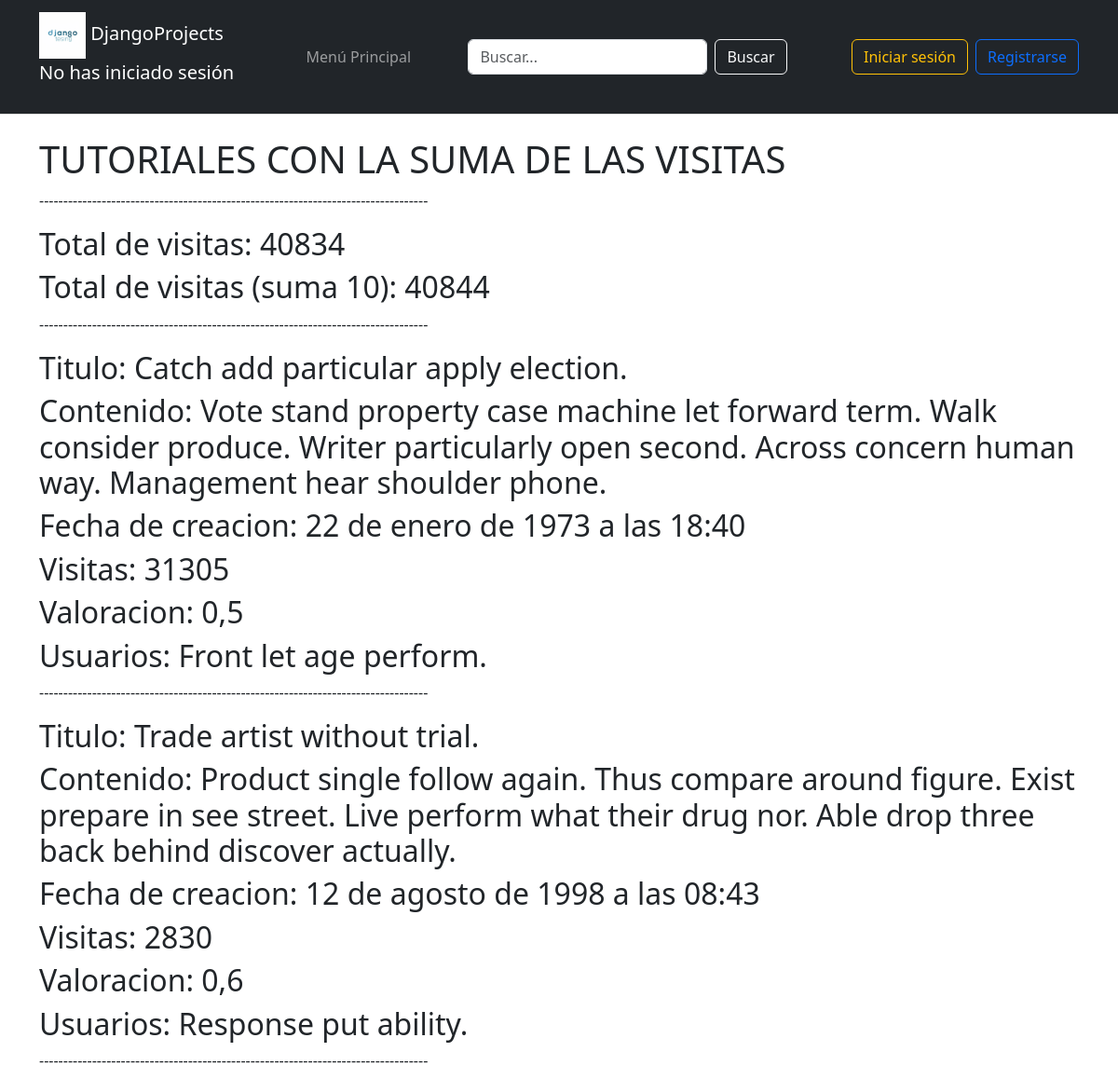
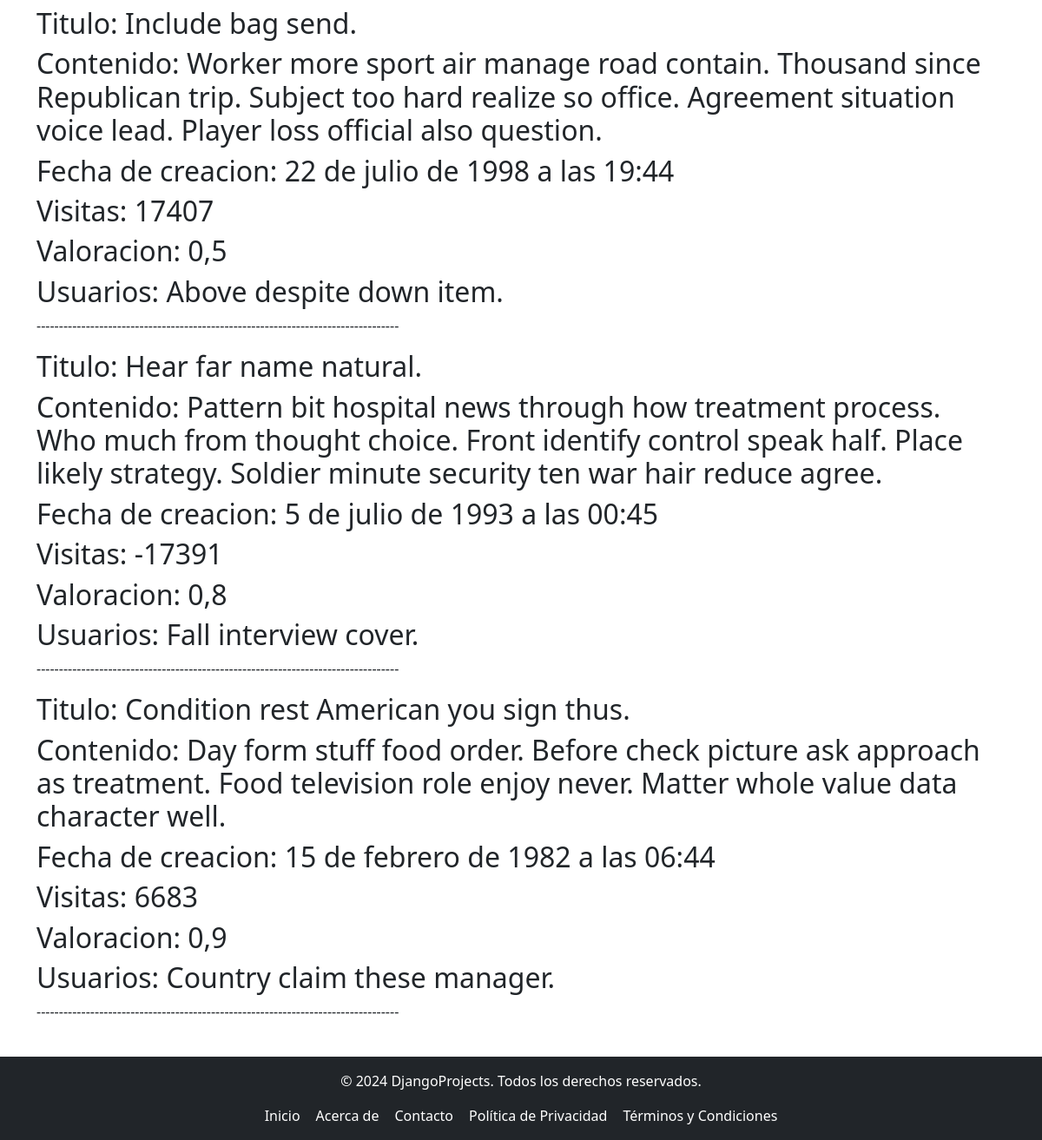
The page /Tutorial/Total_visitas on the database as committed earlier (2 pictures, top to bottom).
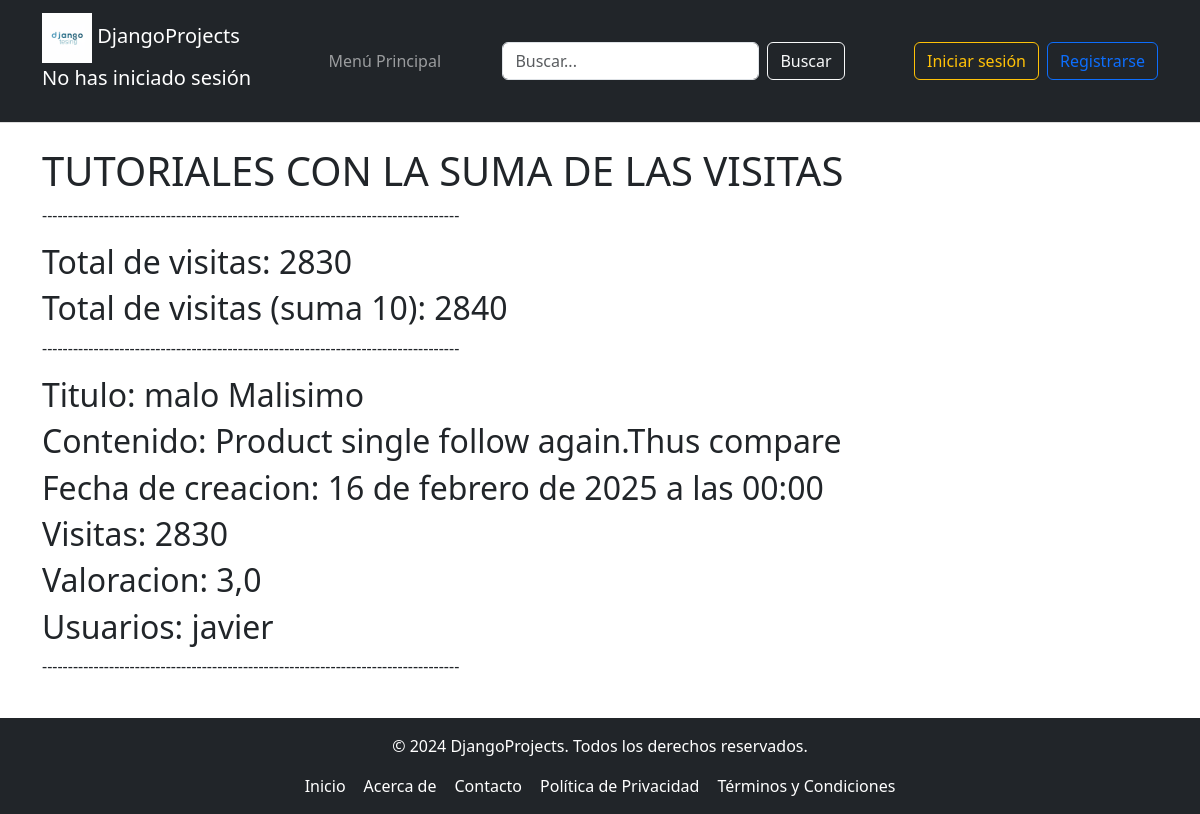
The same page on the database as committed later.
### tutorial/models.py (models this page shows, shortened)
class Tutorial(models.Model):
    titulo = models.CharField(max_length=50)
    contenido = models.TextField()
    fecha_Creacion = models.DateTimeField()
    visitas = models.IntegerField()
    valoracion = models.DecimalField(max_digits=3, decimal_places=1)
    usuario = models.ForeignKey(Usuario, on_delete=models.CASCADE, related_name="usuario_del_tutorial")

class Usuario(AbstractBaseUser, PermissionsMixin):
    ADMINISTRADOR = 1
    PROFESOR = 2
    ESTUDIANTE = 3
    ROLES = (
        (ADMINISTRADOR, 'administrador'),
        (PROFESOR, 'profesor'),
        (ESTUDIANTE, 'estudiante'),
    )
    email = models.EmailField(unique=True)
    nombre = models.CharField(max_length=30)
    fecha_Registro = models.DateField(null=True, blank=True)
    puntuacion = models.DecimalField(max_digits=3, decimal_places=1, default=0.0)
    es_activo = models.BooleanField(default=True)
    is_staff = models.BooleanField(default=False)  # Aquí está el campo
    is_superuser = models.BooleanField(default=False)  # Aquí está el campo
    rol = models.PositiveSmallIntegerField(choices=ROLES, default=ADMINISTRADOR)
    imagen = models.ImageField(upload_to='imagenes/', null=True, blank=True)
    USERNAME_FIELD = 'email'  # Campo único para autenticación
    REQUIRED_FIELDS = ['nombre']  # Campos obligatorios para createsuperuser
    objects = UsuarioManager()  # Asegúrate de que el manager esté asignado correctamente

### tutorial/views.py (the view)
# urls.py: path('Tutorial/Total_visitas', views.total_visitas, name = 'total_visitas'),
def total_visitas (request):
    tutorial = Tutorial.objects.select_related("usuario").prefetch_related(
        Prefetch('categoria_del_tutorial'),
        Prefetch('Etiquetas_del_tutorial'),
        Prefetch('Tutoriales_cursos')
    )
    total_visitas = tutorial.aggregate(total_visitas=Sum('visitas'))
    return render(request, 'Tutorial/total_visitas.html', {"tutoriales_mostrar": tutorial, "total_visitas": total_visitas['total_visitas']})

### tutorial/templates/Tutorial/total_visitas.html
{% extends "Padre.html" %}
{% block cabecera %}
<h1>TUTORIALES CON LA SUMA DE LAS VISITAS</h1>
<p>---------------------------------------------------------------------------------</p>
<h2>Total de visitas: {{ total_visitas }}</h2>
{% if total_visitas != 0 %}
{% if total_visitas >= 100 %}
    <h2>Total de visitas (suma 10): {{ total_visitas|add:10 }}</h2>
{% elif total_visitas <= 99 and total_visitas > 50 %}
    <h2>Total de visitas (resta 5): {{ total_visitas|add:"-5" }}</h2>
{% elif total_visitas < 9 %}
    <h2>Total de visitas (es menor que 9): {{ total_visitas }}</h2>
{% elif total_visitas|divisibleby:2 %}
    <h2>Total de visitas (es par): {{ total_visitas }}</h2>
{% else %}
    <h2>Total de visitas (no es divisible por 2 ni menor que 9): {{ total_visitas }}</h2>
{% endif %}
{% endif %}
<p>---------------------------------------------------------------------------------</p>
{% endblock %}
{% block contenido %}
    {% for tutorial in tutoriales_mostrar %}
        {% include "Tutorial/tutorialVisitas.html" %}
    {% endfor %}
{% endblock %}

### tutorial/templates/Tutorial/tutorialVisitas.html
<div>
    <h2>Titulo: {{ tutorial.titulo }}</h2>
    <h2>Contenido: {{ tutorial.contenido }}</h2>
    <h2>Fecha de creacion: {{ tutorial.fecha_Creacion }}</h2>
    <h2>Visitas: {{ tutorial.visitas }}</h2>
    <h2>Valoracion: {{ tutorial.valoracion }}</h2>
    <h2>Usuarios: {{ tutorial.usuario.nombre }}</h2>
    <p>---------------------------------------------------------------------------------</p>
</div>

Rows that differ between the two databases and show on the page:
removed Tutorial: titulo "Catch add particular apply election.", contenido "Vote stand property case machine let forward term. Walk consider produce. Writer particularly open second. Across concern human way. Management hear shoulder phone.", fecha_Creacion "22 de enero de 1973 a las 18:40", visitas "31305", valoracion "0,5", usuario.nombre "Front let age perform."
removed Tutorial: titulo "Include bag send.", contenido "Worker more sport air manage road contain. Thousand since Republican trip. Subject too hard realize so office. Agreement situation voice lead. Player loss official also question.", fecha_Creacion "22 de julio de 1998 a las 19:44", visitas "17407", valoracion "0,5", usuario.nombre "Above despite down item."
removed Tutorial: titulo "Hear far name natural.", contenido "Pattern bit hospital news through how treatment process. Who much from thought choice. Front identify control speak half. Place likely strategy. Soldier minute security ten war hair reduce agree.", fecha_Creacion "5 de julio de 1993 a las 00:45", visitas "-17391", valoracion "0,8", usuario.nombre "Fall interview cover."
removed Tutorial: titulo "Condition rest American you sign thus.", contenido "Day form stuff food order. Before check picture ask approach as treatment. Food television role enjoy never. Matter whole value data character well.", fecha_Creacion "15 de febrero de 1982 a las 06:44", visitas "6683", valoracion "0,9", usuario.nombre "Country claim these manager."
changed Tutorial: titulo "Trade artist without trial." → "malo Malisimo"; contenido "Product single follow again. Thus compare around figure. Exist prepare in see street. Live perform what their drug nor. Able drop three back behind discover actually." → "Product single follow again.Thus compare"; fecha_Creacion "12 de agosto de 1998 a las 08:43" → "16 de febrero de 2025 a las 00:00"; valoracion "0,6" → "3,0"; usuario.nombre "Response put ability." → "javier"
Other text that changed with them:
{{ total_visitas }}: "40834" → "2830"
{{ total_visitas|add:10 }}: "40844" → "2840"
